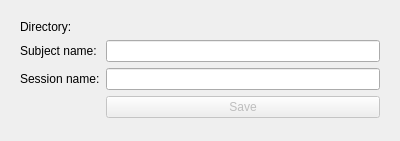
<?xml version="1.0" encoding="UTF-8"?>
<ui version="4.0">
 <class>saveSessionWidget</class>
 <widget class="qSlicerWidget" name="saveSessionWidget">
  <property name="geometry">
   <rect>
    <x>0</x>
    <y>0</y>
    <width>400</width>
    <height>141</height>
   </rect>
  </property>
  <property name="sizePolicy">
   <sizepolicy hsizetype="Preferred" vsizetype="Minimum">
    <horstretch>0</horstretch>
    <verstretch>0</verstretch>
   </sizepolicy>
  </property>
  <property name="layoutDirection">
   <enum>Qt::LeftToRight</enum>
  </property>
  <layout class="QVBoxLayout" name="verticalLayout">
   <item>
    <widget class="QWidget" name="widget" native="true">
     <property name="sizePolicy">
      <sizepolicy hsizetype="Preferred" vsizetype="Expanding">
       <horstretch>0</horstretch>
       <verstretch>0</verstretch>
      </sizepolicy>
     </property>
     <layout class="QGridLayout" name="gridLayout">
      <property name="sizeConstraint">
       <enum>QLayout::SetNoConstraint</enum>
      </property>
      <item row="0" column="2">
       <widget class="ctkDirectoryButton" name="directoryButton"/>
      </item>
      <item row="3" column="2">
       <widget class="QPushButton" name="saveButton">
        <property name="enabled">
         <bool>false</bool>
        </property>
        <property name="text">
         <string>Save</string>
        </property>
       </widget>
      </item>
      <item row="0" column="0">
       <widget class="QLabel" name="label">
        <property name="sizePolicy">
         <sizepolicy hsizetype="Preferred" vsizetype="Fixed">
          <horstretch>0</horstretch>
          <verstretch>0</verstretch>
         </sizepolicy>
        </property>
        <property name="text">
         <string>Directory:</string>
        </property>
       </widget>
      </item>
      <item row="1" column="0">
       <widget class="QLabel" name="label_2">
        <property name="text">
         <string>Subject name:</string>
        </property>
       </widget>
      </item>
      <item row="1" column="2">
       <widget class="QLineEdit" name="subjectNameEdit"/>
      </item>
      <item row="2" column="0">
       <widget class="QLabel" name="label_3">
        <property name="text">
         <string>Session name:</string>
        </property>
       </widget>
      </item>
      <item row="2" column="2">
       <widget class="QLineEdit" name="sessionNameEdit"/>
      </item>
     </layout>
    </widget>
   </item>
  </layout>
 </widget>
 <customwidgets>
  <customwidget>
   <class>qSlicerWidget</class>
   <extends>QWidget</extends>
   <header>qSlicerWidget.h</header>
   <container>1</container>
  </customwidget>
  <customwidget>
   <class>ctkDirectoryButton</class>
   <extends>QWidget</extends>
   <header>ctkDirectoryButton.h</header>
  </customwidget>
 </customwidgets>
 <resources/>
 <connections/>
</ui>
